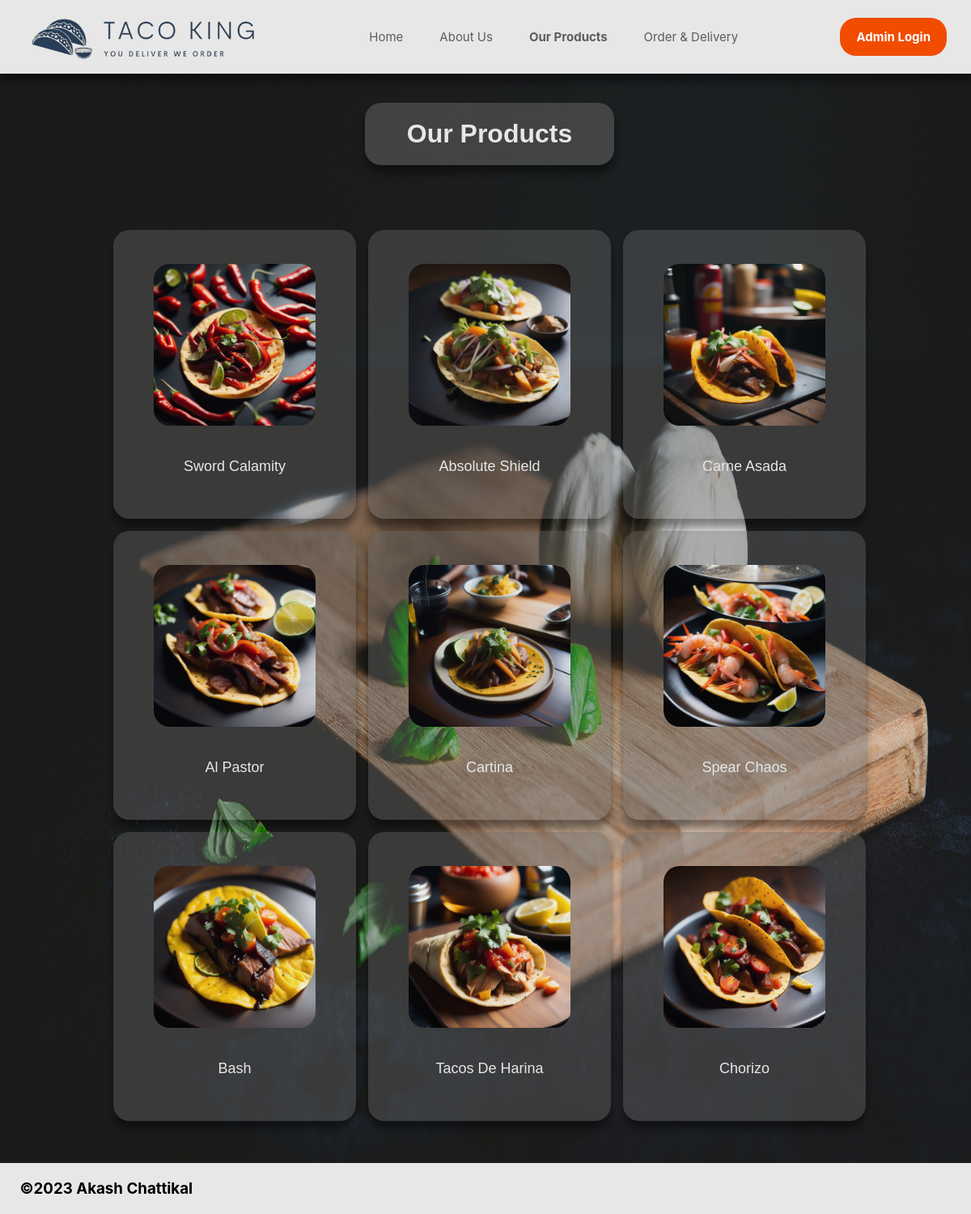
Screenshot of /all_tacos with the database file from the repository.
### tables this page shows
CREATE TABLE Taco_Types (id INTEGER PRIMARY KEY AUTOINCREMENT, photo TEXT, name TEXT, tortilla INTEGER REFERENCES Tortilla (id), description TEXT, price TEXT, discount_price TEXT, location INTEGER REFERENCES Locations (id));

### routes.py (the view)
@app.route("/all_tacos")
def all_tacos():
    update_prices()
    results = select_database("SELECT * FROM Taco_Types", None, 1)
    return render_template("all_tacos.html", results=results)

### routes.py (called while the page is built)
def select_database(statement, id, mode):
    conn = sqlite3.connect("tacoshop.db")
    cur = conn.cursor()
    if id is None:
        cur.execute(statement)
    else:
        cur.execute(statement, id)
    if mode == 1:
        results = cur.fetchall()
    else:
        results = cur.fetchone()
    return results

def commit_database(statement, id):
    conn = sqlite3.connect("tacoshop.db")
    cur = conn.cursor()
    if id is None:
        cur.execute(statement)
    else:
        cur.execute(statement, id)
    conn.commit()

def update_prices():
    taco_deals = select_database("SELECT * FROM Deals;", None, 1)
    if taco_deals:
        for taco in taco_deals:
            taco_id = taco[0]
            percentage = taco[1]
            taco_price = select_database("SELECT price FROM Taco_Types WHERE id=?;", (taco_id,), 2)
            taco_price = taco_price[0].split(" ")[0]
            new_price = round(int(taco_price)*(1-int(percentage)/100))
            new_price = "%s Gold Coins" % (str(new_price),)
            sql_statement = "UPDATE Taco_Types SET discount_price='%s' WHERE id=?;" % (new_price,)
            commit_database(sql_statement, (taco_id,))
    else:
        abort(404)

### templates/all_tacos.html
{% extends "layout.html" %}
{% block content %}
<body class="all_tacos prevent-select">
    <table class="tacos_table center">
        <tr>
            <td class="norm_td">&nbsp;</td>
            <td class="taco_title norm_td shadow rounded">
                <h1 class="semi-title semi_h1">Our Products</h1>
            </td>
            <td class="norm_td">&nbsp;</td>
        </tr>
        <tr>
            <td class="norm_td">&nbsp;</td>
        </tr>
    </table>
    <ul class="container">
        {% for item in results %}
        <li class="multiple-taco taco_td item_li rounded shadow">
            <a href = "/tacos/{{ item[0] }}"><img class="taco_img" src="{{ item[1]}}"/></a>
            <h4 class="h4_center">{{ item[2]}}</h4>
        </li>
        {% endfor %}
    </ul>
</body>
{% endblock %}

### static/css/style.css (style rules this page uses)
* { margin: 0; padding: 0; box-sizing: border-box; }
body { background-color: rgb(208, 233, 255); min-height: 1500px; padding-top: 125px; display: flex; flex-direction: column; font-family: 'Inter', sans-serif; }
.prevent-select { user-select: none; }
.center { margin-left: auto; margin-right: auto; }
.tacos_table { width:70%; }
.norm_td { width: 150px; padding:20px; }
.taco_td { width: 125px; padding-left:10px; padding-top:35px; padding-right:10px; }
.multiple-taco { width: 300px; background-color: rgb(106, 106, 106, 0.4); }
.taco_title { background-color: rgb(106, 106, 106, 0.5); }
.shadow { box-shadow: 0px 10px 10px 0px rgba(0,0,0,0.4); }
a { text-decoration: none; color: inherit; }
.h4_center { margin-left: auto; margin-right: auto; padding-bottom: 3%; }
.semi-title { font-family: sans-serif; font-size:xx-large; }
h4 { font-family: sans-serif; font-weight: 300; font-size: 18px; text-align: center; }
.semi_h1 { text-align: center; }
.all_tacos { background-image: url(../images/cut_board2.jpg); background-repeat: no-repeat; background-attachment: fixed; background-size: 100% 100%; }
.taco_img { display: block; margin-left: auto; margin-right: auto; height: 200px; width: 200px; border-radius: 20px; z-index: -1; }
.rounded { border-radius: 20px; }
.container { display: flex; flex-direction: row; flex-wrap: wrap; list-style: none; justify-content: center; row-gap: 15px; column-gap: 15px; }
.item_li { text-align: center; font-size: 50px; line-height: 100px; font-weight: bold; border: 7px solid rgba(255, 255, 255, 0); }
.container { padding: 16px; }

### rows the page displays
Taco_Types: photo (picture), name "Sword Calamity"
Taco_Types: photo (picture), name "Absolute Shield"
Taco_Types: photo (picture), name "Carne Asada"
Taco_Types: photo (picture), name "Al Pastor"
Taco_Types: photo (picture), name "Cartina"
Taco_Types: photo (picture), name "Spear Chaos"
Taco_Types: photo (picture), name "Bash"
Taco_Types: photo (picture), name "Tacos De Harina"
Taco_Types: photo (picture), name "Chorizo"
